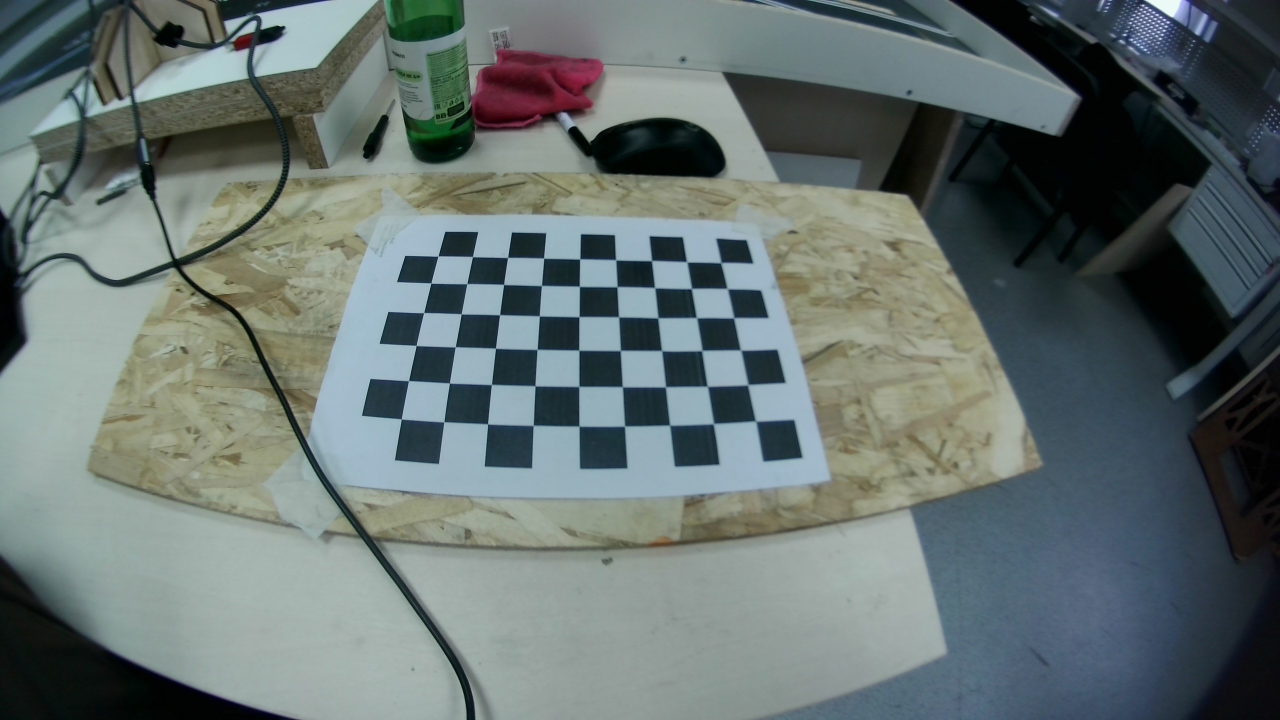
#> input picture script/samples_chessboard/WIN_20241125_14_43_23_Pro.jpg, 2560 x 1440 px (shown at 1/2 size); its folder holds 4 pictures in this run
$ python fisheye_calibration.py
#> lines starting #> are read from the running program, lines starting #| are printed output that depends on the picture
import cv2
import numpy as np
import glob
import json

# Settings for the checkerboard pattern
CHECKERBOARD = (6, 9)  # Specify the number of inner corners per a chessboard row and column
calibration_flags = cv2.fisheye.CALIB_RECOMPUTE_EXTRINSIC + \
                    cv2.fisheye.CALIB_CHECK_COND + \
                    cv2.fisheye.CALIB_FIX_SKEW

# Termination criteria for corner subpixel refinement
criteria = (cv2.TERM_CRITERIA_EPS + cv2.TERM_CRITERIA_MAX_ITER, 30, 1e-6)

# 3D points in the real world space
objp = np.zeros((1, CHECKERBOARD[0] * CHECKERBOARD[1], 3), np.float32)
objp[0, :, :2] = np.mgrid[0:CHECKERBOARD[0], 0:CHECKERBOARD[1]].T.reshape(-1, 2)

# Arrays to store object points and image points from all the images.
objpoints = []  # 3D point in real world space
imgpoints = []  # 2D points in image plane.

# Load calibration images
images = glob.glob('C:/coding/git/EUROBOT_2025/script/samples_chessboard/*.jpg')  # Modify the path to your calibration images

for fname in images:
    img = cv2.imread(fname)
#> img is the input picture: shape (1440, 2560, 3); mean B, G, R 111.3, 112.8, 101.3
    gray = cv2.cvtColor(img, cv2.COLOR_BGR2GRAY)
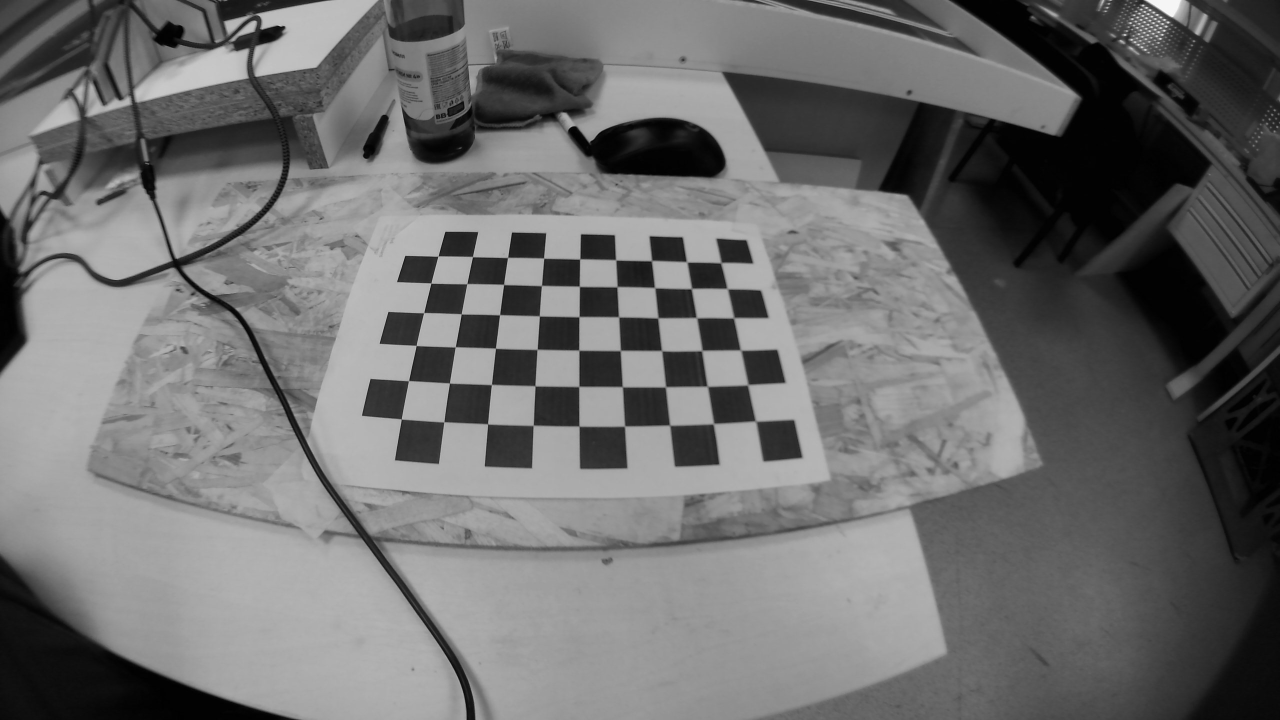
#> gray: shape (1440, 2560) (shown at 1/2 size); min 0, max 251, mean 109.2

    # Find the chessboard corners
    ret, corners = cv2.findChessboardCorners(gray, CHECKERBOARD, cv2.CALIB_CB_ADAPTIVE_THRESH + cv2.CALIB_CB_FAST_CHECK + cv2.CALIB_CB_NORMALIZE_IMAGE)
#> ret = True; corners = 54 rows, first 8: [1442.5, 525.5], [1455.5, 578], [1468, 636], [1481.5, 700.5], [1496, 770], [1512, 843], [1374, 524], [1383, 577.5]

    if ret:
        # Refine corners for higher accuracy
        refined_corners = cv2.cornerSubPix(gray, corners, (3, 3), (-1, -1), criteria)
#> refined_corners = 54 rows, first 8: [1440.7, 526.5], [1457.2, 578.8], [1465.7, 637], [1479.5, 699.6], [1493.9, 771.1], [1509.3, 841.9], [1371.8, 523.3], [1382.3, 578.5]
        imgpoints.append(refined_corners)
        objpoints.append(objp)
#> pass 2 of the loop `for fname in images:`:
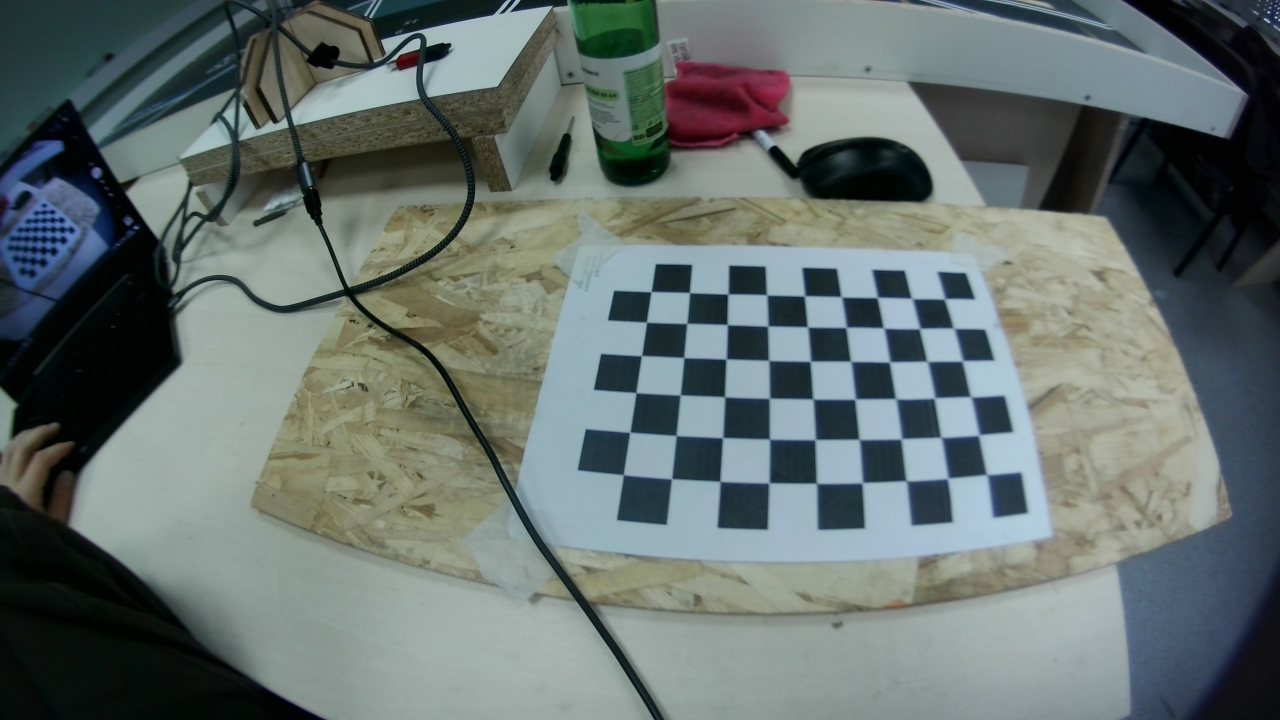
#> input picture script/samples_chessboard/WIN_20241125_14_43_28_Pro.jpg, 2560 x 1440 px (shown at 1/2 size)
#> img is the input picture: shape (1440, 2560, 3); mean B, G, R 110.2, 112.6, 101.7
#> `gray = cv2.cvtColor(img, cv2.COLOR_BGR2GRAY)`:
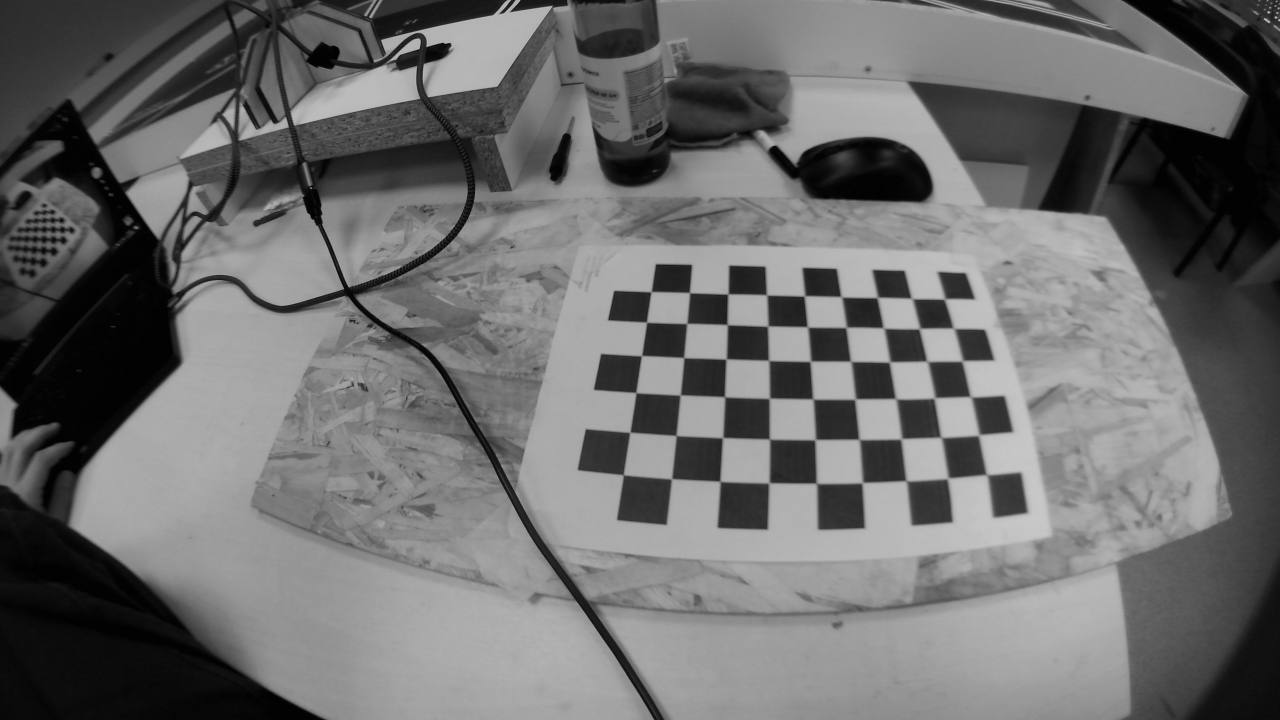
#> gray: shape (1440, 2560) (shown at 1/2 size); min 0, max 210, mean 109.1
#> corners = 54 rows, first 8: [1889, 597.5], [1908, 657], [1925.5, 722], [1942.5, 794], [1958.4, 870.5], [1975.4, 951.1], [1825, 597], [1839.5, 657.5]
#> refined_corners = 54 rows, first 8: [1889, 597.5], [1908, 657], [1925.5, 722], [1943.1, 796.5], [1958.4, 870.5], [1974.9, 952.2], [1825, 597], [1839.5, 657.5]
#> pass 3 of the loop `for fname in images:`:
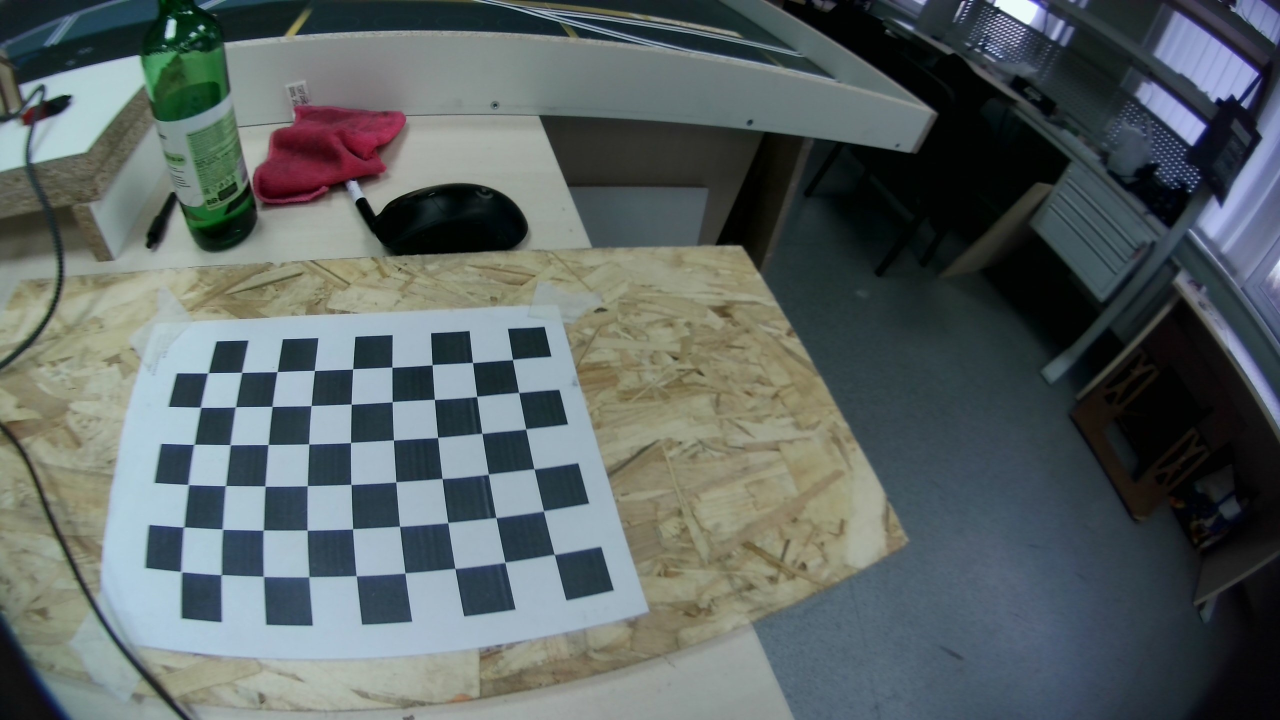
#> input picture script/samples_chessboard/WIN_20241125_14_43_31_Pro.jpg, 2560 x 1440 px (shown at 1/2 size)
#> img is the input picture: shape (1440, 2560, 3); mean B, G, R 99.5, 99.4, 90.3
#> `gray = cv2.cvtColor(img, cv2.COLOR_BGR2GRAY)`:
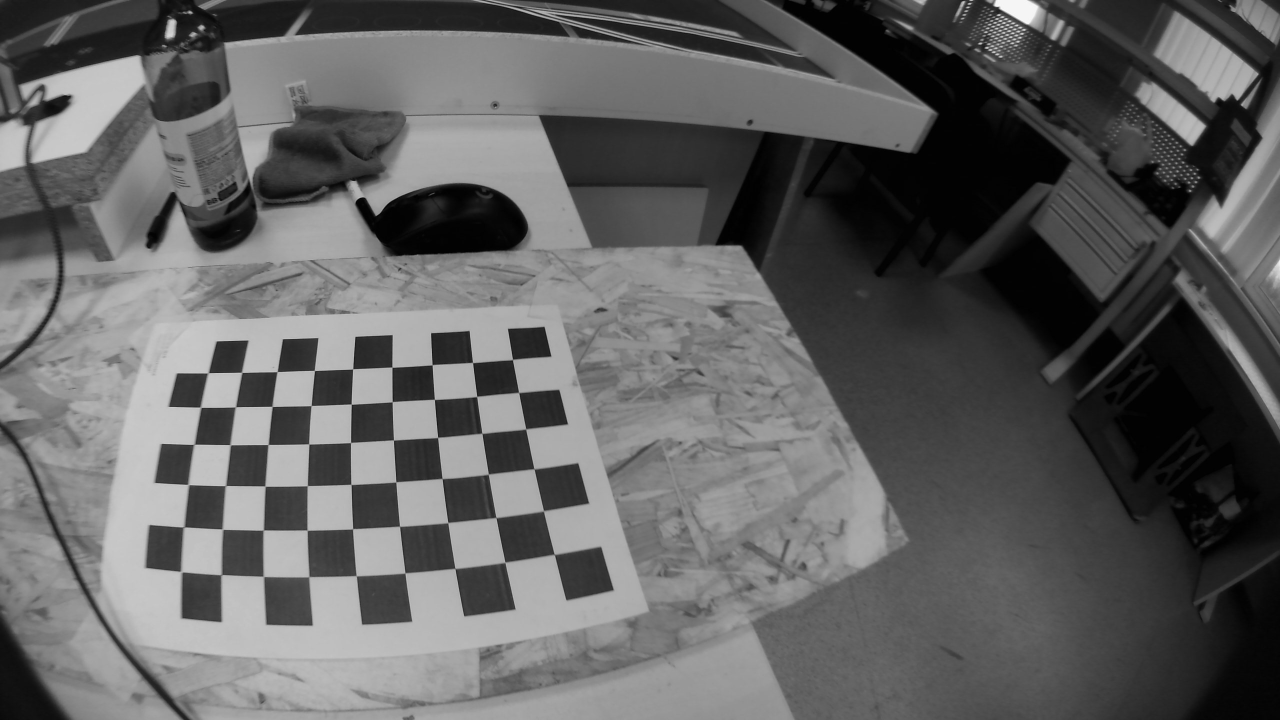
#> gray: shape (1440, 2560) (shown at 1/2 size); min 0, max 251, mean 96.7
#> corners = 54 rows, first 8: [1025.5, 719.6], [1037.6, 785.4], [1052.2, 858.1], [1068.5, 938.1], [1087.3, 1020.4], [1109, 1109.4], [945.6, 725.5], [953.8, 793.3]
#> refined_corners = 54 rows, first 8: [1025.5, 719.6], [1037.6, 785.4], [1052, 858.2], [1068.4, 938.1], [1087.4, 1021.9], [1108.8, 1108.9], [945.6, 725.5], [953.8, 793.4]
#> the loop made 4 passes; the first 3 are shown

# Calibration
N_OK = len(objpoints)
K = np.zeros((3, 3))  # Intrinsic camera matrix
D = np.zeros((4, 1))  # Distortion coefficients
rvecs = []  # Rotation vectors
tvecs = []  # Translation vectors

# Image dimensions (width and height)
h, w = gray.shape[:2]
#> h = 1440; w = 2560

# Perform calibration
retval, K, D, rvecs, tvecs = cv2.fisheye.calibrate(
    objpoints,
    imgpoints,
    (w, h),
    K,
    D,
    rvecs,
    tvecs,
    calibration_flags,
    criteria
)

# Output calibration results
print("Calibration successful:", retval)
print("Camera Matrix (K):\n", K)
print("Distortion Coefficients (D):\n", D)

# Save calibration data to JSON file
calibration_data = {
    "camera_matrix": K.tolist(),
    "dist_coeff": D.tolist()
}

with open('C:/coding/git/EUROBOT_2025/script/fisheye_calibration_data.json', 'w') as json_file:
    json.dump(calibration_data, json_file, indent=4)
